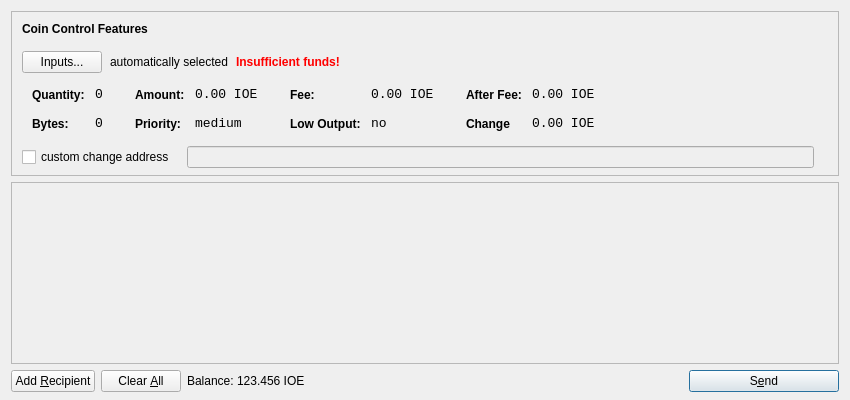
<?xml version="1.0" encoding="UTF-8"?>
<ui version="4.0">
 <class>SendCoinsDialog</class>
 <widget class="QDialog" name="SendCoinsDialog">
  <property name="geometry">
   <rect>
    <x>0</x>
    <y>0</y>
    <width>850</width>
    <height>400</height>
   </rect>
  </property>
  <property name="windowTitle">
   <string>Send Coins</string>
  </property>
  <layout class="QVBoxLayout" name="verticalLayout" stretch="0,1,0">
   <property name="bottomMargin">
    <number>8</number>
   </property>
   <item>
    <widget class="QFrame" name="frameCoinControl">
     <property name="sizePolicy">
      <sizepolicy hsizetype="Expanding" vsizetype="Expanding">
       <horstretch>0</horstretch>
       <verstretch>0</verstretch>
      </sizepolicy>
     </property>
     <property name="maximumSize">
      <size>
       <width>16777215</width>
       <height>16777215</height>
      </size>
     </property>
     <property name="frameShape">
      <enum>QFrame::StyledPanel</enum>
     </property>
     <property name="frameShadow">
      <enum>QFrame::Sunken</enum>
     </property>
     <layout class="QVBoxLayout" name="verticalLayoutCoinControl2">
      <property name="spacing">
       <number>-1</number>
      </property>
      <property name="leftMargin">
       <number>0</number>
      </property>
      <property name="topMargin">
       <number>0</number>
      </property>
      <property name="rightMargin">
       <number>0</number>
      </property>
      <property name="bottomMargin">
       <number>6</number>
      </property>
      <item>
       <layout class="QVBoxLayout" name="verticalLayoutCoinControl" stretch="0,0,0,0,1">
        <property name="spacing">
         <number>0</number>
        </property>
        <property name="leftMargin">
         <number>10</number>
        </property>
        <property name="topMargin">
         <number>10</number>
        </property>
        <item>
         <layout class="QHBoxLayout" name="horizontalLayoutCoinControl1">
          <property name="bottomMargin">
           <number>15</number>
          </property>
          <item>
           <widget class="QLabel" name="labelCoinControlFeatures">
            <property name="sizePolicy">
             <sizepolicy hsizetype="Preferred" vsizetype="Maximum">
              <horstretch>0</horstretch>
              <verstretch>0</verstretch>
             </sizepolicy>
            </property>
            <property name="font">
             <font>
              <weight>75</weight>
              <bold>true</bold>
             </font>
            </property>
            <property name="styleSheet">
             <string notr="true">font-weight:bold;</string>
            </property>
            <property name="text">
             <string>Coin Control Features</string>
            </property>
           </widget>
          </item>
         </layout>
        </item>
        <item>
         <layout class="QHBoxLayout" name="horizontalLayoutCoinControl2" stretch="0,0,0,0">
          <property name="spacing">
           <number>8</number>
          </property>
          <property name="bottomMargin">
           <number>10</number>
          </property>
          <item>
           <widget class="QPushButton" name="pushButtonCoinControl">
            <property name="styleSheet">
             <string notr="true"/>
            </property>
            <property name="text">
             <string>Inputs...</string>
            </property>
           </widget>
          </item>
          <item>
           <widget class="QLabel" name="labelCoinControlAutomaticallySelected">
            <property name="text">
             <string>automatically selected</string>
            </property>
            <property name="margin">
             <number>5</number>
            </property>
           </widget>
          </item>
          <item>
           <widget class="QLabel" name="labelCoinControlInsuffFunds">
            <property name="font">
             <font>
              <weight>75</weight>
              <bold>true</bold>
             </font>
            </property>
            <property name="styleSheet">
             <string notr="true">color:red;font-weight:bold;</string>
            </property>
            <property name="text">
             <string>Insufficient funds!</string>
            </property>
            <property name="margin">
             <number>5</number>
            </property>
           </widget>
          </item>
          <item>
           <spacer name="horizontalSpacerCoinControl">
            <property name="orientation">
             <enum>Qt::Horizontal</enum>
            </property>
            <property name="sizeHint" stdset="0">
             <size>
              <width>40</width>
              <height>1</height>
             </size>
            </property>
           </spacer>
          </item>
         </layout>
        </item>
        <item>
         <widget class="QWidget" name="widgetCoinControl" native="true">
          <property name="sizePolicy">
           <sizepolicy hsizetype="Preferred" vsizetype="Preferred">
            <horstretch>0</horstretch>
            <verstretch>0</verstretch>
           </sizepolicy>
          </property>
          <property name="minimumSize">
           <size>
            <width>0</width>
            <height>0</height>
           </size>
          </property>
          <property name="styleSheet">
           <string notr="true"/>
          </property>
          <layout class="QHBoxLayout" name="horizontalLayoutCoinControl5">
           <property name="margin">
            <number>0</number>
           </property>
           <item>
            <layout class="QHBoxLayout" name="horizontalLayoutCoinControl3" stretch="0,0,0,1">
             <property name="spacing">
              <number>20</number>
             </property>
             <property name="topMargin">
              <number>0</number>
             </property>
             <property name="bottomMargin">
              <number>10</number>
             </property>
             <item>
              <layout class="QFormLayout" name="formLayoutCoinControl1">
               <property name="horizontalSpacing">
                <number>10</number>
               </property>
               <property name="verticalSpacing">
                <number>14</number>
               </property>
               <property name="leftMargin">
                <number>10</number>
               </property>
               <property name="topMargin">
                <number>4</number>
               </property>
               <property name="rightMargin">
                <number>6</number>
               </property>
               <item row="0" column="0">
                <widget class="QLabel" name="labelCoinControlQuantityText">
                 <property name="styleSheet">
                  <string notr="true">font-weight:bold;</string>
                 </property>
                 <property name="text">
                  <string>Quantity:</string>
                 </property>
                 <property name="margin">
                  <number>0</number>
                 </property>
                </widget>
               </item>
               <item row="0" column="1">
                <widget class="QLabel" name="labelCoinControlQuantity">
                 <property name="font">
                  <font>
                   <family>Monospace</family>
                   <pointsize>10</pointsize>
                  </font>
                 </property>
                 <property name="cursor">
                  <cursorShape>IBeamCursor</cursorShape>
                 </property>
                 <property name="contextMenuPolicy">
                  <enum>Qt::ActionsContextMenu</enum>
                 </property>
                 <property name="text">
                  <string>0</string>
                 </property>
                 <property name="margin">
                  <number>0</number>
                 </property>
                 <property name="textInteractionFlags">
                  <set>Qt::LinksAccessibleByMouse|Qt::TextSelectableByKeyboard|Qt::TextSelectableByMouse</set>
                 </property>
                </widget>
               </item>
               <item row="1" column="0">
                <widget class="QLabel" name="labelCoinControlBytesText">
                 <property name="styleSheet">
                  <string notr="true">font-weight:bold;</string>
                 </property>
                 <property name="text">
                  <string>Bytes:</string>
                 </property>
                </widget>
               </item>
               <item row="1" column="1">
                <widget class="QLabel" name="labelCoinControlBytes">
                 <property name="font">
                  <font>
                   <family>Monospace</family>
                   <pointsize>10</pointsize>
                  </font>
                 </property>
                 <property name="cursor">
                  <cursorShape>IBeamCursor</cursorShape>
                 </property>
                 <property name="contextMenuPolicy">
                  <enum>Qt::ActionsContextMenu</enum>
                 </property>
                 <property name="text">
                  <string>0</string>
                 </property>
                 <property name="textInteractionFlags">
                  <set>Qt::LinksAccessibleByMouse|Qt::TextSelectableByKeyboard|Qt::TextSelectableByMouse</set>
                 </property>
                </widget>
               </item>
              </layout>
             </item>
             <item>
              <layout class="QFormLayout" name="formLayoutCoinControl2">
               <property name="horizontalSpacing">
                <number>10</number>
               </property>
               <property name="verticalSpacing">
                <number>14</number>
               </property>
               <property name="leftMargin">
                <number>6</number>
               </property>
               <property name="topMargin">
                <number>4</number>
               </property>
               <property name="rightMargin">
                <number>6</number>
               </property>
               <item row="0" column="0">
                <widget class="QLabel" name="labelCoinControlAmountText">
                 <property name="styleSheet">
                  <string notr="true">font-weight:bold;</string>
                 </property>
                 <property name="text">
                  <string>Amount:</string>
                 </property>
                 <property name="margin">
                  <number>0</number>
                 </property>
                </widget>
               </item>
               <item row="0" column="1">
                <widget class="QLabel" name="labelCoinControlAmount">
                 <property name="font">
                  <font>
                   <family>Monospace</family>
                   <pointsize>10</pointsize>
                  </font>
                 </property>
                 <property name="cursor">
                  <cursorShape>IBeamCursor</cursorShape>
                 </property>
                 <property name="contextMenuPolicy">
                  <enum>Qt::ActionsContextMenu</enum>
                 </property>
                 <property name="text">
                  <string>0.00 IOE</string>
                 </property>
                 <property name="textInteractionFlags">
                  <set>Qt::LinksAccessibleByMouse|Qt::TextSelectableByKeyboard|Qt::TextSelectableByMouse</set>
                 </property>
                </widget>
               </item>
               <item row="1" column="0">
                <widget class="QLabel" name="labelCoinControlPriorityText">
                 <property name="styleSheet">
                  <string notr="true">font-weight:bold;</string>
                 </property>
                 <property name="text">
                  <string>Priority:</string>
                 </property>
                </widget>
               </item>
               <item row="1" column="1">
                <widget class="QLabel" name="labelCoinControlPriority">
                 <property name="font">
                  <font>
                   <family>Monospace</family>
                   <pointsize>10</pointsize>
                  </font>
                 </property>
                 <property name="cursor">
                  <cursorShape>IBeamCursor</cursorShape>
                 </property>
                 <property name="contextMenuPolicy">
                  <enum>Qt::ActionsContextMenu</enum>
                 </property>
                 <property name="text">
                  <string>medium</string>
                 </property>
                 <property name="textInteractionFlags">
                  <set>Qt::LinksAccessibleByMouse|Qt::TextSelectableByKeyboard|Qt::TextSelectableByMouse</set>
                 </property>
                </widget>
               </item>
              </layout>
             </item>
             <item>
              <layout class="QFormLayout" name="formLayoutCoinControl3">
               <property name="horizontalSpacing">
                <number>10</number>
               </property>
               <property name="verticalSpacing">
                <number>14</number>
               </property>
               <property name="leftMargin">
                <number>6</number>
               </property>
               <property name="topMargin">
                <number>4</number>
               </property>
               <property name="rightMargin">
                <number>6</number>
               </property>
               <item row="0" column="0">
                <widget class="QLabel" name="labelCoinControlFeeText">
                 <property name="styleSheet">
                  <string notr="true">font-weight:bold;</string>
                 </property>
                 <property name="text">
                  <string>Fee:</string>
                 </property>
                 <property name="margin">
                  <number>0</number>
                 </property>
                </widget>
               </item>
               <item row="0" column="1">
                <widget class="QLabel" name="labelCoinControlFee">
                 <property name="font">
                  <font>
                   <family>Monospace</family>
                   <pointsize>10</pointsize>
                  </font>
                 </property>
                 <property name="cursor">
                  <cursorShape>IBeamCursor</cursorShape>
                 </property>
                 <property name="contextMenuPolicy">
                  <enum>Qt::ActionsContextMenu</enum>
                 </property>
                 <property name="text">
                  <string>0.00 IOE</string>
                 </property>
                 <property name="textInteractionFlags">
                  <set>Qt::LinksAccessibleByMouse|Qt::TextSelectableByKeyboard|Qt::TextSelectableByMouse</set>
                 </property>
                </widget>
               </item>
               <item row="1" column="0">
                <widget class="QLabel" name="labelCoinControlLowOutputText">
                 <property name="styleSheet">
                  <string notr="true">font-weight:bold;</string>
                 </property>
                 <property name="text">
                  <string>Low Output:</string>
                 </property>
                </widget>
               </item>
               <item row="1" column="1">
                <widget class="QLabel" name="labelCoinControlLowOutput">
                 <property name="font">
                  <font>
                   <family>Monospace</family>
                   <pointsize>10</pointsize>
                  </font>
                 </property>
                 <property name="cursor">
                  <cursorShape>IBeamCursor</cursorShape>
                 </property>
                 <property name="contextMenuPolicy">
                  <enum>Qt::ActionsContextMenu</enum>
                 </property>
                 <property name="text">
                  <string>no</string>
                 </property>
                 <property name="textInteractionFlags">
                  <set>Qt::LinksAccessibleByMouse|Qt::TextSelectableByKeyboard|Qt::TextSelectableByMouse</set>
                 </property>
                </widget>
               </item>
              </layout>
             </item>
             <item>
              <layout class="QFormLayout" name="formLayoutCoinControl4">
               <property name="horizontalSpacing">
                <number>10</number>
               </property>
               <property name="verticalSpacing">
                <number>14</number>
               </property>
               <property name="leftMargin">
                <number>6</number>
               </property>
               <property name="topMargin">
                <number>4</number>
               </property>
               <property name="rightMargin">
                <number>6</number>
               </property>
               <item row="0" column="0">
                <widget class="QLabel" name="labelCoinControlAfterFeeText">
                 <property name="styleSheet">
                  <string notr="true">font-weight:bold;</string>
                 </property>
                 <property name="text">
                  <string>After Fee:</string>
                 </property>
                 <property name="margin">
                  <number>0</number>
                 </property>
                </widget>
               </item>
               <item row="0" column="1">
                <widget class="QLabel" name="labelCoinControlAfterFee">
                 <property name="font">
                  <font>
                   <family>Monospace</family>
                   <pointsize>10</pointsize>
                  </font>
                 </property>
                 <property name="cursor">
                  <cursorShape>IBeamCursor</cursorShape>
                 </property>
                 <property name="contextMenuPolicy">
                  <enum>Qt::ActionsContextMenu</enum>
                 </property>
                 <property name="text">
                  <string>0.00 IOE</string>
                 </property>
                 <property name="textInteractionFlags">
                  <set>Qt::LinksAccessibleByMouse|Qt::TextSelectableByKeyboard|Qt::TextSelectableByMouse</set>
                 </property>
                </widget>
               </item>
               <item row="1" column="0">
                <widget class="QLabel" name="labelCoinControlChangeText">
                 <property name="styleSheet">
                  <string notr="true">font-weight:bold;</string>
                 </property>
                 <property name="text">
                  <string>Change</string>
                 </property>
                </widget>
               </item>
               <item row="1" column="1">
                <widget class="QLabel" name="labelCoinControlChange">
                 <property name="font">
                  <font>
                   <family>Monospace</family>
                   <pointsize>10</pointsize>
                  </font>
                 </property>
                 <property name="cursor">
                  <cursorShape>IBeamCursor</cursorShape>
                 </property>
                 <property name="contextMenuPolicy">
                  <enum>Qt::ActionsContextMenu</enum>
                 </property>
                 <property name="text">
                  <string>0.00 IOE</string>
                 </property>
                 <property name="textInteractionFlags">
                  <set>Qt::LinksAccessibleByMouse|Qt::TextSelectableByKeyboard|Qt::TextSelectableByMouse</set>
                 </property>
                </widget>
               </item>
              </layout>
             </item>
            </layout>
           </item>
          </layout>
         </widget>
        </item>
        <item>
         <layout class="QHBoxLayout" name="horizontalLayoutCoinControl4" stretch="0,0,0">
          <property name="spacing">
           <number>12</number>
          </property>
          <property name="sizeConstraint">
           <enum>QLayout::SetDefaultConstraint</enum>
          </property>
          <property name="topMargin">
           <number>5</number>
          </property>
          <property name="rightMargin">
           <number>5</number>
          </property>
          <item>
           <widget class="QCheckBox" name="checkBoxCoinControlChange">
            <property name="text">
             <string>custom change address</string>
            </property>
           </widget>
          </item>
          <item>
           <widget class="QLineEdit" name="lineEditCoinControlChange">
            <property name="enabled">
             <bool>false</bool>
            </property>
            <property name="sizePolicy">
             <sizepolicy hsizetype="Expanding" vsizetype="Fixed">
              <horstretch>0</horstretch>
              <verstretch>0</verstretch>
             </sizepolicy>
            </property>
           </widget>
          </item>
          <item>
           <widget class="QLabel" name="labelCoinControlChangeLabel">
            <property name="sizePolicy">
             <sizepolicy hsizetype="Preferred" vsizetype="Expanding">
              <horstretch>0</horstretch>
              <verstretch>0</verstretch>
             </sizepolicy>
            </property>
            <property name="minimumSize">
             <size>
              <width>0</width>
              <height>0</height>
             </size>
            </property>
            <property name="text">
             <string/>
            </property>
            <property name="margin">
             <number>3</number>
            </property>
           </widget>
          </item>
         </layout>
        </item>
        <item>
         <spacer name="verticalSpacerCoinControl">
          <property name="orientation">
           <enum>Qt::Vertical</enum>
          </property>
          <property name="sizeHint" stdset="0">
           <size>
            <width>800</width>
            <height>1</height>
           </size>
          </property>
         </spacer>
        </item>
       </layout>
      </item>
     </layout>
    </widget>
   </item>
   <item>
    <widget class="QScrollArea" name="scrollArea">
     <property name="widgetResizable">
      <bool>true</bool>
     </property>
     <widget class="QWidget" name="scrollAreaWidgetContents">
      <property name="geometry">
       <rect>
        <x>0</x>
        <y>0</y>
        <width>830</width>
        <height>165</height>
       </rect>
      </property>
      <layout class="QVBoxLayout" name="verticalLayout_2">
       <property name="margin">
        <number>0</number>
       </property>
       <item>
        <layout class="QVBoxLayout" name="entries">
         <property name="spacing">
          <number>6</number>
         </property>
        </layout>
       </item>
       <item>
        <spacer name="verticalSpacer">
         <property name="orientation">
          <enum>Qt::Vertical</enum>
         </property>
         <property name="sizeHint" stdset="0">
          <size>
           <width>20</width>
           <height>40</height>
          </size>
         </property>
        </spacer>
       </item>
      </layout>
     </widget>
    </widget>
   </item>
   <item>
    <layout class="QHBoxLayout" name="horizontalLayout">
     <item>
      <widget class="QPushButton" name="addButton">
       <property name="toolTip">
        <string>Send to multiple recipients at once</string>
       </property>
       <property name="text">
        <string>Add &amp;Recipient</string>
       </property>
       <property name="icon">
        <iconset resource="../bitcoin.qrc">
         <normaloff>:/icons/add</normaloff>:/icons/add</iconset>
       </property>
       <property name="autoDefault">
        <bool>false</bool>
       </property>
      </widget>
     </item>
     <item>
      <widget class="QPushButton" name="clearButton">
       <property name="sizePolicy">
        <sizepolicy hsizetype="Minimum" vsizetype="Fixed">
         <horstretch>0</horstretch>
         <verstretch>0</verstretch>
        </sizepolicy>
       </property>
       <property name="toolTip">
        <string>Remove all transaction fields</string>
       </property>
       <property name="text">
        <string>Clear &amp;All</string>
       </property>
       <property name="icon">
        <iconset resource="../bitcoin.qrc">
         <normaloff>:/icons/remove</normaloff>:/icons/remove</iconset>
       </property>
       <property name="autoRepeatDelay">
        <number>300</number>
       </property>
       <property name="autoDefault">
        <bool>false</bool>
       </property>
      </widget>
     </item>
     <item>
      <layout class="QHBoxLayout" name="horizontalLayout_2">
       <property name="spacing">
        <number>3</number>
       </property>
       <item>
        <widget class="QLabel" name="label">
         <property name="sizePolicy">
          <sizepolicy hsizetype="Preferred" vsizetype="Fixed">
           <horstretch>0</horstretch>
           <verstretch>0</verstretch>
          </sizepolicy>
         </property>
         <property name="text">
          <string>Balance:</string>
         </property>
        </widget>
       </item>
       <item>
        <widget class="QLabel" name="labelBalance">
         <property name="sizePolicy">
          <sizepolicy hsizetype="Preferred" vsizetype="Fixed">
           <horstretch>0</horstretch>
           <verstretch>0</verstretch>
          </sizepolicy>
         </property>
         <property name="cursor">
          <cursorShape>IBeamCursor</cursorShape>
         </property>
         <property name="text">
          <string>123.456 IOE</string>
         </property>
         <property name="textInteractionFlags">
          <set>Qt::LinksAccessibleByMouse|Qt::TextSelectableByKeyboard|Qt::TextSelectableByMouse</set>
         </property>
        </widget>
       </item>
      </layout>
     </item>
     <item>
      <spacer name="horizontalSpacer">
       <property name="orientation">
        <enum>Qt::Horizontal</enum>
       </property>
       <property name="sizeHint" stdset="0">
        <size>
         <width>40</width>
         <height>20</height>
        </size>
       </property>
      </spacer>
     </item>
     <item>
      <widget class="QPushButton" name="sendButton">
       <property name="minimumSize">
        <size>
         <width>150</width>
         <height>0</height>
        </size>
       </property>
       <property name="toolTip">
        <string>Confirm the send action</string>
       </property>
       <property name="text">
        <string>S&amp;end</string>
       </property>
       <property name="icon">
        <iconset resource="../bitcoin.qrc">
         <normaloff>:/icons/send</normaloff>:/icons/send</iconset>
       </property>
       <property name="default">
        <bool>true</bool>
       </property>
      </widget>
     </item>
    </layout>
   </item>
  </layout>
 </widget>
 <resources>
  <include location="../bitcoin.qrc"/>
 </resources>
 <connections/>
</ui>
